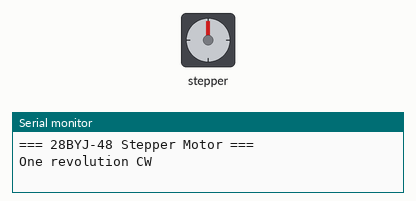
A sketch run on a simulated ESP32. On the bench: stepper motor, the last lines printed to the serial monitor. Stepper angles assume 2048 steps per turn.

Above: at 0.05 s.
At 3.0 s:
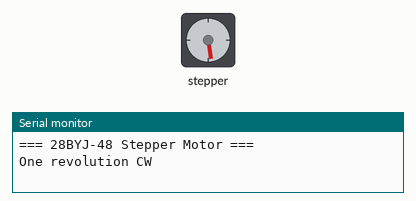
At 5.95 s:
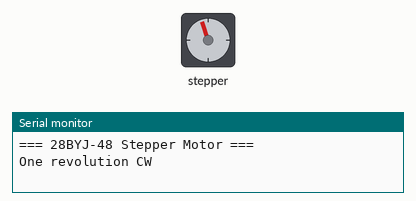
At 12.15 s:
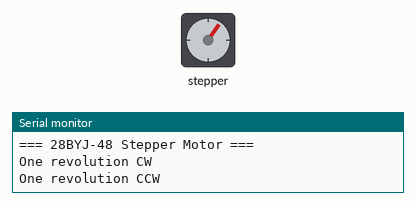
Timing chart, 0 to 16.9 s (numbered marks = the images above):
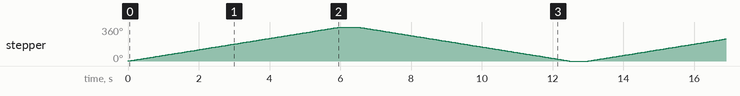

The sketch:

Stepper_Motor.ino
```cpp
/**
 * A2 — 28BYJ-48 Stepper Motor + ULN2003 Driver
 * ===============================================
 * Board : AI Thinker ESP32-CAM
 * Lib   : Stepper (built-in Arduino library)
 *
 * Wiring (ULN2003 → ESP32-CAM):
 *   IN1 → GPIO 12   IN2 → GPIO 13
 *   IN3 → GPIO 14   IN4 → GPIO 15
 *   VCC → 5V        GND → GND
 *
 * 28BYJ-48: 64 steps/rev internal × 1/64 gear = 4096 steps/rev
 * Note: pass pins in order IN1,IN3,IN2,IN4 to Stepper for smooth half-step.
 */
#include <Stepper.h>

#define STEPS_PER_REV 2048   // effective steps per output shaft revolution
#define RPM           10

// Pin order: IN1, IN3, IN2, IN4 (cross-wired for correct half-stepping)
Stepper stepper(STEPS_PER_REV, 12, 14, 13, 15);

void setup() {
  Serial.begin(115200);
  stepper.setSpeed(RPM);
  Serial.println("=== 28BYJ-48 Stepper Motor ===");
}

void loop() {
  Serial.println("One revolution CW");
  stepper.step(STEPS_PER_REV);
  delay(500);

  Serial.println("One revolution CCW");
  stepper.step(-STEPS_PER_REV);
  delay(500);
}
```

Measured:
- by itself, stepper: turns 360° clockwise in 6.0 s, then 360° counter-clockwise in 6.0 s, repeating every 13.0 s
